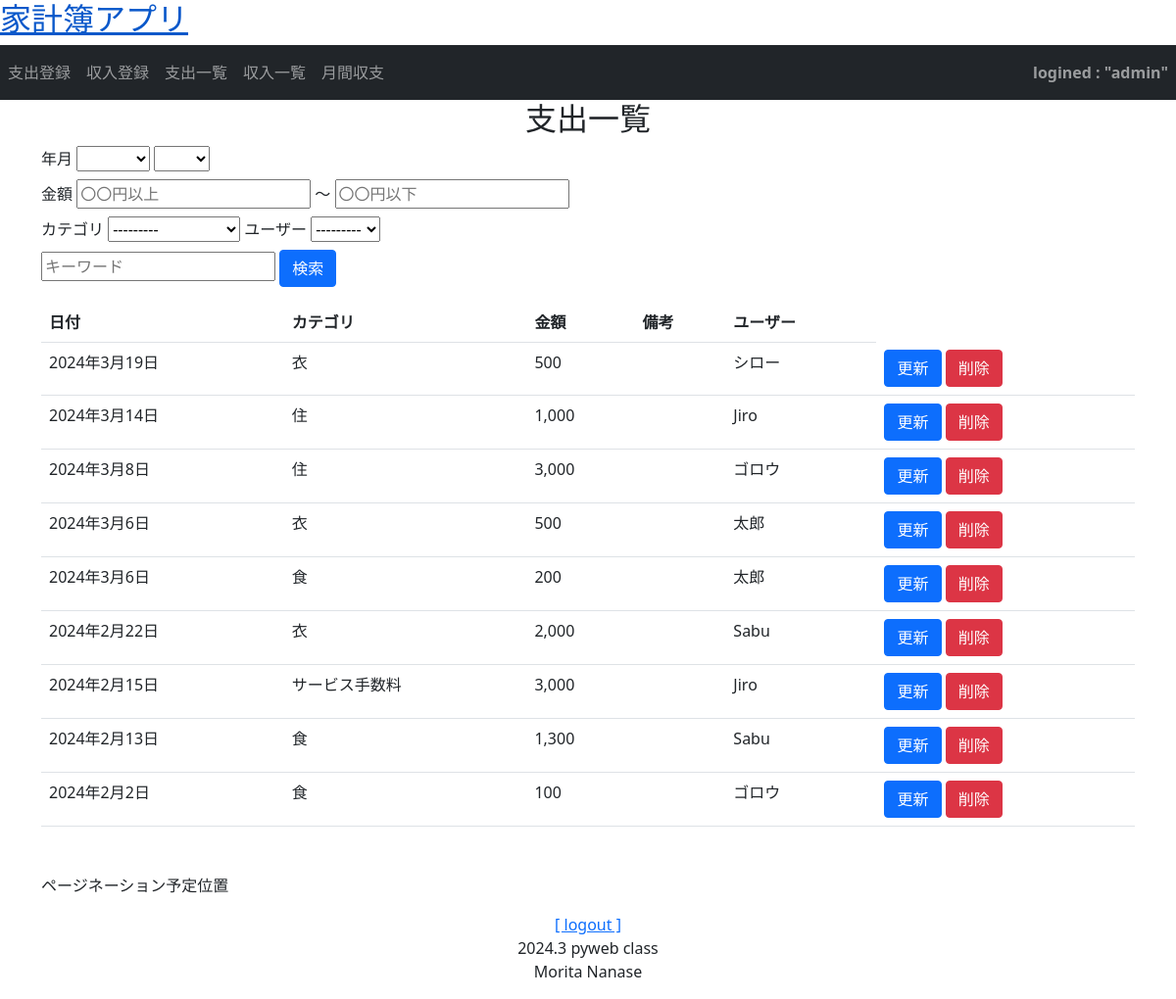
The app's page /money/payment_list/ (signed in) with its own data.
### accounts/models.py (models this page shows)
class User(AbstractBaseUser, PermissionsMixin):
    account_id = models.CharField(
        verbose_name=_("account_id"),
        unique=True,
        max_length=10
    )
    email = models.EmailField(
        verbose_name=_("email"),
        unique=True
    )
    family_name = models.ForeignKey(
        Family,
        verbose_name=_("家名"),
        on_delete=models.CASCADE,
        null=True,
        default=None  # デフォルト値
    )
    first_name = models.CharField(
        verbose_name=_("名前"),
        max_length=150,
        null=True,
        blank=False
    )
    is_superuser = models.BooleanField(
        verbose_name=_("is_superuer"),
        default=False
    )
    is_staff = models.BooleanField(
        verbose_name=_('staff status'),
        default=True,
    )
    is_active = models.BooleanField(
        verbose_name=_('active'),
        default=True,
    )
    created_at = models.DateTimeField(
        verbose_name=_("created_at"),
        auto_now_add=True
    )
    updated_at = models.DateTimeField(
        verbose_name=_("updateded_at"),
        auto_now=True
    )
    objects = UserManager()
    USERNAME_FIELD = 'account_id' # ログイン時、ユーザー名の代わりにaccount_idを使用
    REQUIRED_FIELDS = ['email']  # スーパーユーザー作成時にemailも設定
    def __str__(self):
        return self.account_id

### money/models.py (models this page shows, shortened)
class Payment(models.Model):
    date = models.DateField('日付')
    account_id = models.ForeignKey(User, on_delete=models.SET_NULL, null=True)
    category = models.ForeignKey(PaymentCategory, on_delete=models.PROTECT, verbose_name='カテゴリ')
    item = models.ForeignKey(PaymentItem, verbose_name='支出項目', on_delete=models.SET_NULL, null=True, blank=True)
    user_item = models.ForeignKey(PaymentOrigItem, verbose_name='ユーザー設定支出項目', on_delete=models.SET_NULL, null=True, blank=True)
    price = models.IntegerField('金額')
    description = models.TextField('備考', null=True, blank=True)

class PaymentCategory(models.Model):
    name = models.CharField('支出カテゴリ', max_length=32)
    def __str__(self):
        return self.name

### money/views.py (the view, shortened to what this page needs)
# urls.py: path('money/payment_list/', PaymentList.as_view(), name='payment_list'),
class PaymentList(LoginRequiredMixin, generic.ListView):
    template_name = 'money/list.html'
    model = Payment # Paymentモデルのレコードを渡す {{payment_list}}もしくは{{object_list}}
    ordering = '-date'
    def get_queryset(self):
        queryset = super().get_queryset() # PaymentList.objects.all()と同等
        self.form = form = PaymentSearchForm(self.request.GET or None)
        return queryset
    def get_context_data(self, **kwargs): # オーバーライド
        context = super().get_context_data(**kwargs)  # 親クラスの get_context_dataメソッドを実行
        context['page_title'] = '支出一覧' # list.html
        context['search_form'] = self.form  # search_form変数をcontextに追加
        context['lists'] = self.get_queryset() # list.html
        return context # テンプレートをcontextに渡す{{ search_form }}で使用

### money/my_context_processor.py (called while the page is built)
def common(request): # 家計簿アプリの共通コンテクスト
    now = timezone.now()
    return {"now_year": now.year,
            "now_month": now.month}

### money/templates/money/list.html (shortened to what this page needs)
{% extends 'money/base.html' %}
{% load humanize %}
{% block title %}
  <h2>{{ page_title }}</h2>
{% endblock %}
{% block content %}
  <form class="mt-1" id="search-form" action="" method="GET">
    <div>
      <label class="label mr-4">年月</label>
      {{ search_form.year }}
      {{ search_form.month }}
    </div>
    <div class="mt-2">
      <label class="label mr-4">金額</label>
      {{ search_form.greater_than }}
      <span class="ml-2 mr-4">～</span>
      {{ search_form.less_than }}
    </div>
    <div class="mt-2">
      <label class="label mr-4">カテゴリ</label>
      {{ search_form.category }}
      <label class="label mr-4">ユーザー</label>
      {{ search_form.account_id }}
    </div>
    <div class="mt-2">
      {{ search_form.key_word }}
      <button class="btn btn-primary" type="submit">検索</button>
    </div>
  </form>
  <table class="table mt-3">
    <tr>
      <th>日付</th>
      <th>カテゴリ</th>
      <th>金額</th>
      <th>備考</th>
      <th>ユーザー</th>
    </tr>
    {% for list in lists %}
    <tr>
      <td>{{ list.date }}</td>
      <td>{{ list.category }}</td>
      <td>{{ list.price|intcomma}}</td>
      <td>
        <td>{{ list.account_id }}</td>
      </td>
      <td>
        <div class="manage-btn-area">
        {% if '支出' in page_title %}
          <div class="update-btn-area">
            <a class="btn btn-primary" href="{% url 'money:payment_update' list.pk %}">更新</a>
            <a class="btn btn-danger" href="{% url 'money:payment_delete' list.pk %}">削除</a>
          </div>
        {% else %}
          <div class="update-btn-area">
            <a class="btn btn-primary" href="{% url 'money:income_update' list.pk %}">更新</a>
            <a class="btn btn-danger" href="{% url 'money:income_delete' list.pk %}">削除</a>
          </div>
        {% endif %}
        </div>
      </td>
    </tr>
    {% endfor %}
  </table>
  <div class="mt-5">
    <p>ページネーション予定位置</p>
  </div>
{% endblock %}

### money/templates/money/base.html (shortened to what this page needs)
{% load static %}
<!DOCTYPE html>
<html lang="ja">
<head>
  <link href="https://cdn.jsdelivr.net/npm/bootstrap@5.0.2/dist/css/bootstrap.min.css" rel="stylesheet"
>
</head>
<body>
  <header class="page-header">
    <h2>
      <a href="{% url 'money:payment_list' %}" class="header-title">家計簿アプリ</a>
    </h2>
    <nav class="navbar fixed-top navbar-expand navbar-dark bg-dark">
      <ul style="width:100%" class="navbar-nav mr-auto">
        <li class="nav-item">
          <a class="nav-link" href="{% url 'money:payment_create'%}">支出登録</a>
        </li>
        <li class="nav-item">
          <a class="nav-link" href="{% url 'money:income_create'%}">収入登録</a>
        </li>
        <li class="nav-item">
          <a class="nav-link" href="{% url 'money:payment_list' %}">支出一覧</a>
        </li>
        <li class="nav-item">
          <a class="nav-link" href="{% url 'money:income_list'%}">収入一覧</a>
        </li>
        <li class="nav-item">
          <a class="nav-link" href="{% url 'money:month_dashboard' now_year now_month%}">月間収支</a>
        </li>
        <li class="nav-item nav-link ms-auto fw-bold">
          {% if user.is_authenticated %}
            logined : "{{ user.account_id }}"
          {% else %}
            logouted
          {% endif %}
        </li>
      </ul>
    </nav>
  </header>
  <div class="layout mx-auto text-center">
      {% block title %}{% endblock %}
  </div>
  <div class="container">
      <main>
        {% block content %}{% endblock %}
      </main>
  </div>
  <div class="my-3 text-center">
      <span class="font-weight-bold">
          <a href="/logout?next=">[ logout ]</a>
      </span>
      <span class="float-right">
        <div>2024.3 pyweb class</div>
        <div>Morita Nanase</div>
      </span>
  </div>
</body>
</html>

### money/templates/money/base.html (style rules this page uses)
.navbar { position: relative; z-index: 1; }
.container { position: relative; z-index: 2; }

### records on screen
User: account_id "admin", account_id "---------"
Payment: date "2024年3月19日", category "衣", price "500", account_id "シロー"
Payment: date "2024年3月14日", category "住", price "1,000", account_id "Jiro"
Payment: date "2024年3月8日", category "住", price "3,000", account_id "ゴロウ"
Payment: date "2024年3月6日", category "衣", price "500", account_id "太郎"
Payment: date "2024年3月6日", category "食", price "200", account_id "太郎"
Payment: date "2024年2月22日", category "衣", price "2,000", account_id "Sabu"
Payment: date "2024年2月15日", category "サービス手数料", price "3,000", account_id "Jiro"
Payment: date "2024年2月13日", category "食", price "1,300", account_id "Sabu"
Payment: date "2024年2月2日", category "食", price "100", account_id "ゴロウ"

### other values on screen
{{ page_title }} "支出一覧"
